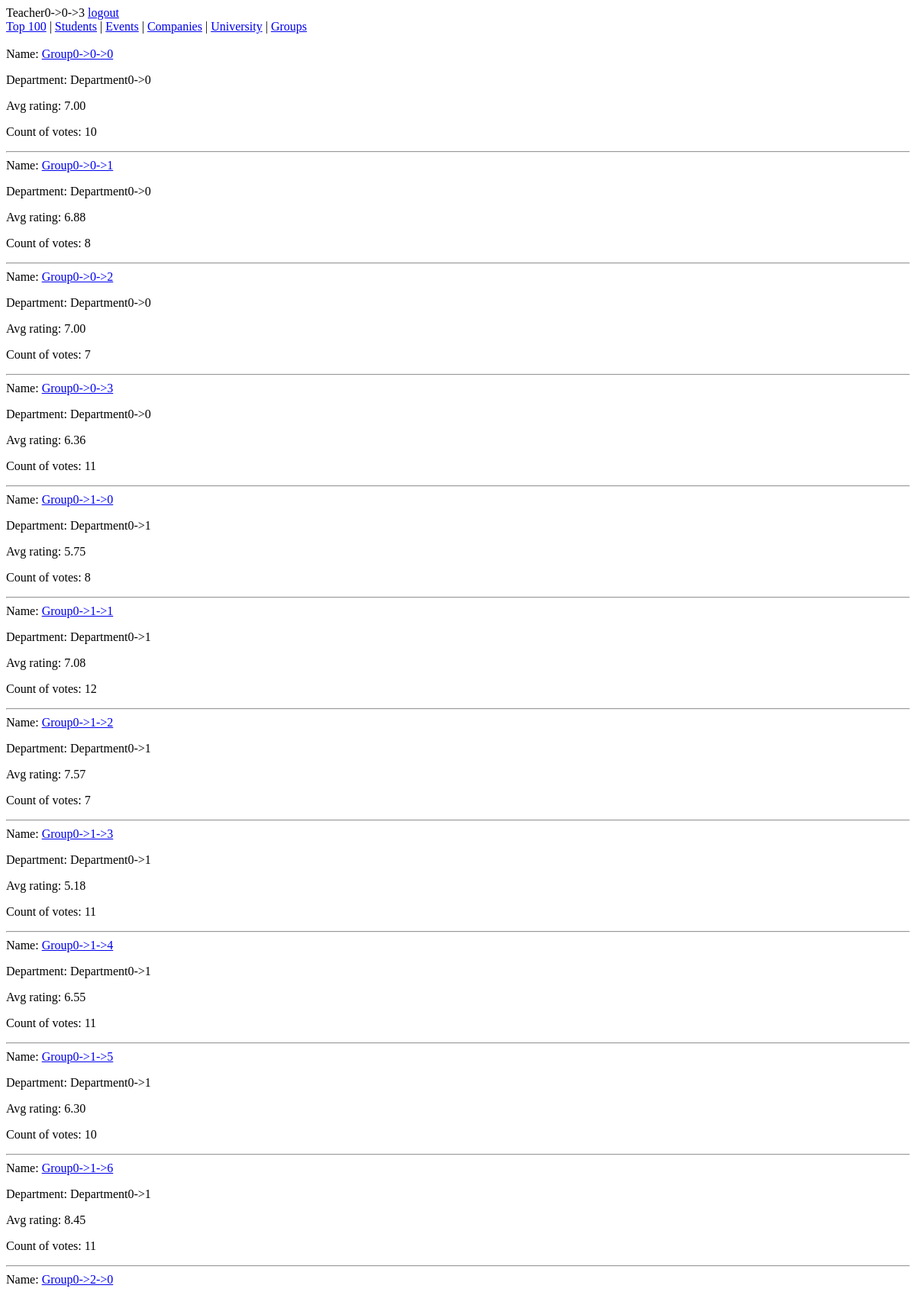
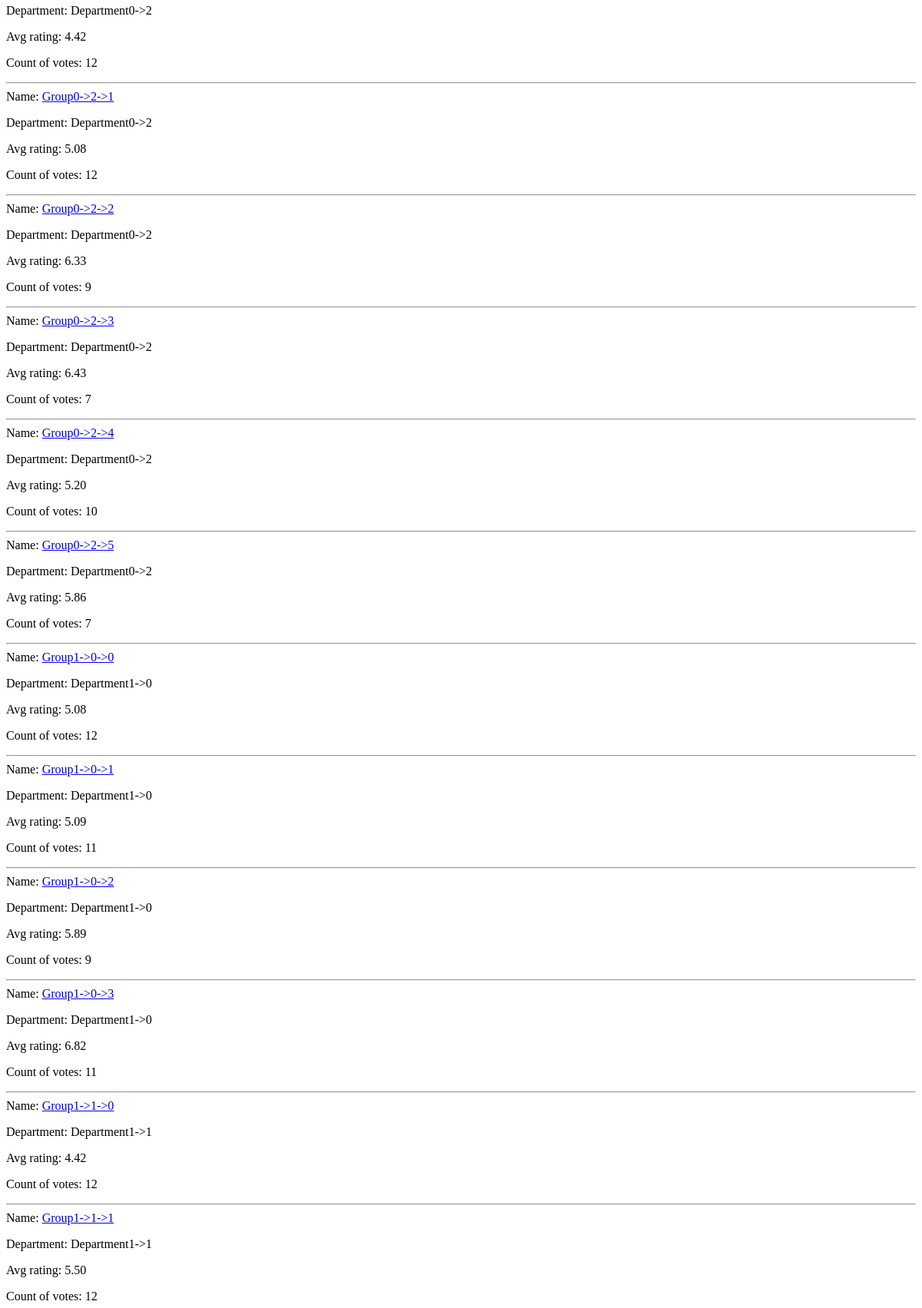
Page /groups/ (signed in, upper part) on the committed database (2 pictures, top to bottom).
### ratings/models.py (models this page shows)
class Group(models.Model):
	name = models.CharField(max_length=50)
	department = models.ForeignKey(Department, related_name="groups")
	avg_rating = models.DecimalField(max_digits=4, decimal_places=2, default=0, editable=False)
	count_of_votes = models.IntegerField(default=0, editable=False)
	voted_teachers = models.ManyToManyField('Teacher', related_name="rated_groups", editable=False)
	def vote(self, vote, teacher):
		if not vote == -1:
			if teacher is not None:
				if not self.voted_teachers.filter(user__id=teacher.user.id).exists():
					self.avg_rating = ((self.avg_rating * self.count_of_votes) + vote) / (self.count_of_votes + 1)
					self.count_of_votes += 1
					self.voted_teachers.add(teacher)
					self.save()
					return True
		return False
	def __str__(self):
		return self.name

class Department(models.Model):
	name = models.CharField(max_length=50)
	faculty = models.ForeignKey(Faculty, related_name="departments")
	avg_rating = models.DecimalField(max_digits=4, decimal_places=2, default=0, editable=False)
	def count_rating(self):
		total = 0
		for teacher in self.teachers.all():
			total += teacher.avg_rating
		for group in self.groups.all():
			total += group.avg_rating
		try:
			self.avg_rating = total / (len(self.groups.all()) + len(self.teachers.all()))
		except ZeroDivisionError:
			self.avg_rating = 0
		self.save()
	def __str__(self):
		return self.name

### ratings/views.py (the view)
# urls.py: url(r'^groups/', views.all_groups, name="all_groups"),
def all_groups(request):
    groups_all = Group.objects.all()
    paginator = Paginator(groups_all, 25)
    page = request.GET.get('page')
    try:
        groups = paginator.page(page)
    except PageNotAnInteger:
        groups = paginator.page(1)
    except EmptyPage:
        groups = paginator.page(paginator.num_pages)
    return render(request, 'ratings/all_groups.html', {'groups': groups})

### ratings/ctx_log_processor.py (called while the page is built)
def auth_form(request):
    return {'form': AuthForm(), 'request': request}

### ratings/templates/ratings/all_groups.html (shortened to what this page needs)
{% extends 'base.html' %}
{%block content%}
	{% for group in groups %}
		<div>
	    	Name: <a href="{% url 'ratings.views.group_page' pk=group.pk %}">{{ group.name }}</a>
            <p>Department: {{ group.department }}</p>
            <p>Avg rating: {{ group.avg_rating }}</p>
            <p>Count of votes: {{ group.count_of_votes }}</p>
	    </div>
        <hr />
	{%endfor%}
{%endblock content%}

### KPIWatcher/templates/login.html
<div>
      {{ user }}
      {% if user.is_anonymous %}
          <form method="post" action="{% url 'login' %}">  {% csrf_token %}
                {% if request.path == '/login/' %}
                    <input type="hidden" name="next" value="/">
                {% else %}
                    <input type="hidden" name="next" value="{{ request.path }}">
                {% endif %}
                {{form.as_p}}
                <input type="submit" value="Login">
          </form>
          <a href="{% url 'basic_register' %}">Sign up</a>
      {% else %}
          <a href="{% url 'django.contrib.auth.views.logout' %}?next={{ request.path }}">logout</a>
      {% endif %}
</div>

### rows in the picture
Group: name "Group0->0->0", department "Department0->0", avg_rating "7.00", count_of_votes "10"
Group: name "Group0->0->1", department "Department0->0", avg_rating "6.88", count_of_votes "8"
Group: name "Group0->0->2", department "Department0->0", avg_rating "7.00", count_of_votes "7"
Group: name "Group0->0->3", department "Department0->0", avg_rating "6.36", count_of_votes "11"
Group: name "Group0->1->0", department "Department0->1", avg_rating "5.75", count_of_votes "8"
Group: name "Group0->1->1", department "Department0->1", avg_rating "7.08", count_of_votes "12"
Group: name "Group0->1->2", department "Department0->1", avg_rating "7.57", count_of_votes "7"
Group: name "Group0->1->3", department "Department0->1", avg_rating "5.18", count_of_votes "11"
Group: name "Group0->1->4", department "Department0->1", avg_rating "6.55", count_of_votes "11"
Group: name "Group0->1->5", department "Department0->1", avg_rating "6.30", count_of_votes "10"
Group: name "Group0->1->6", department "Department0->1", avg_rating "8.45", count_of_votes "11"
Group: name "Group0->2->0", department "Department0->2", avg_rating "4.42", count_of_votes "12"
Group: name "Group0->2->1", department "Department0->2", avg_rating "5.08", count_of_votes "12"
Group: name "Group0->2->2", department "Department0->2", avg_rating "6.33", count_of_votes "9"
Group: name "Group0->2->3", department "Department0->2", avg_rating "6.43", count_of_votes "7"
Group: name "Group0->2->4", department "Department0->2", avg_rating "5.20", count_of_votes "10"
Group: name "Group0->2->5", department "Department0->2", avg_rating "5.86", count_of_votes "7"
Group: name "Group1->0->0", department "Department1->0", avg_rating "5.08", count_of_votes "12"
Group: name "Group1->0->1", department "Department1->0", avg_rating "5.09", count_of_votes "11"
Group: name "Group1->0->2", department "Department1->0", avg_rating "5.89", count_of_votes "9"
Group: name "Group1->0->3", department "Department1->0", avg_rating "6.82", count_of_votes "11"
Group: name "Group1->1->0", department "Department1->1", avg_rating "4.42", count_of_votes "12"
Group: name "Group1->1->1", department "Department1->1", avg_rating "5.50", count_of_votes "12"

### other values in the picture
{{ user }} "Teacher0->0->3"
